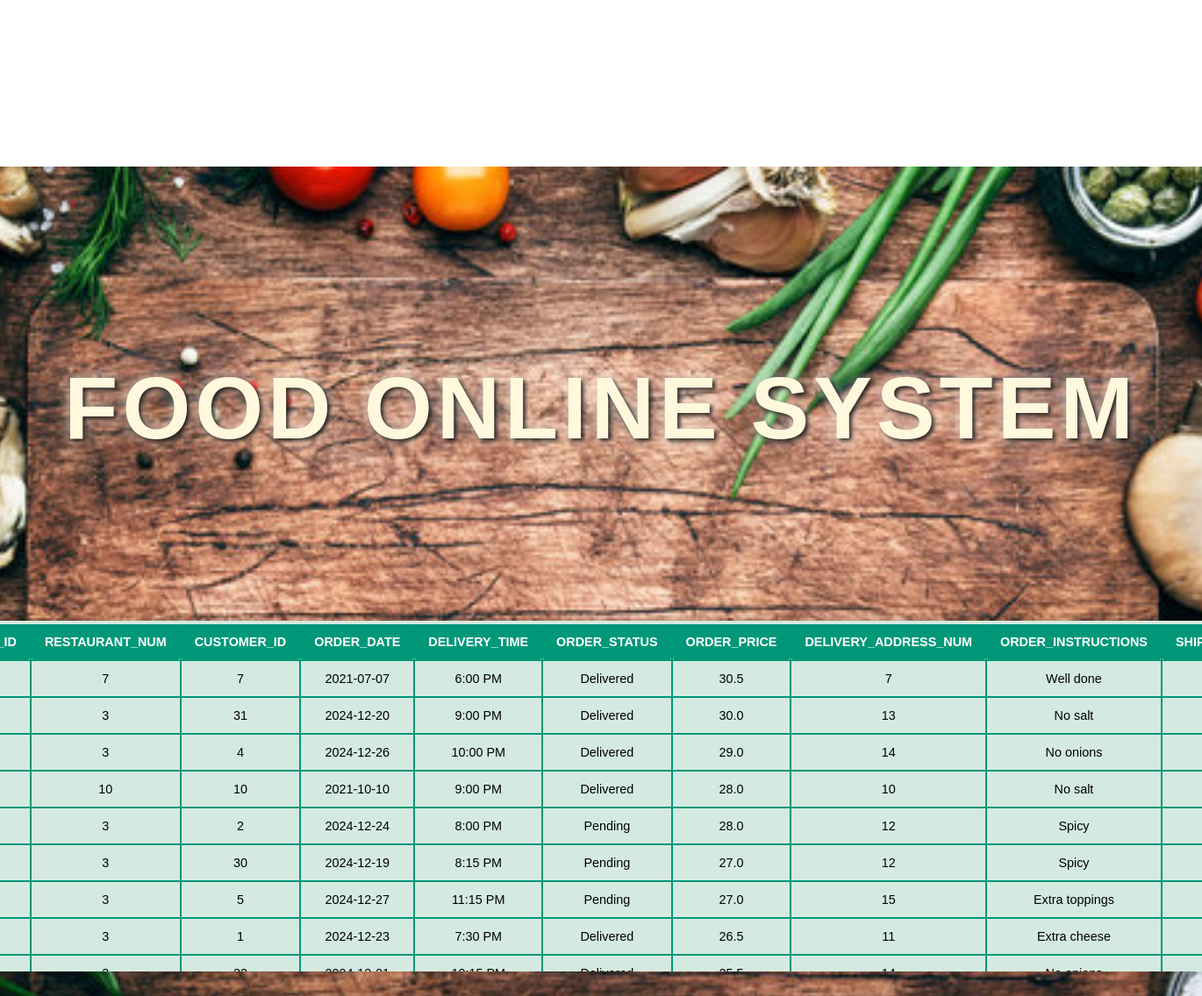
The app's page /query_three.html with its own data.
### tables this page shows
CREATE TABLE ORDERS (
    ORDER_ID INTEGER PRIMARY KEY,
    RESTAURANT_NUM INTEGER,
    CUSTOMER_ID INTEGER,
    ORDER_DATE TEXT,
    DELIVERY_TIME TEXT,
    ORDER_STATUS TEXT,
    ORDER_PRICE REAL,
    DELIVERY_ADDRESS_NUM INTEGER,
    ORDER_INSTRUCTIONS TEXT,
    SHIPPER_ID INTEGER,
    FOREIGN KEY (CUSTOMER_ID) REFERENCES CUSTOMERS(CUSTOMER_ID),
    FOREIGN KEY (SHIPPER_ID) REFERENCES SHIPPERS(SHIPPER_ID),
    FOREIGN KEY (RESTAURANT_NUM) REFERENCES RESTAURANTS(RESTAURANT_NUM),
    FOREIGN KEY (DELIVERY_ADDRESS_NUM) REFERENCES DELIVERY_ADDRESSES(DELIVERY_ADDRESS_NUM)
);

### main.py (the view)
@app.route('/query_three.html')
def query_three():
    query = "SELECT * FROM ORDERS WHERE ORDER_PRICE > (SELECT AVG(ORDER_PRICE) FROM ORDERS)ORDER BY ORDER_PRICE DESC;"
    query_three_columns, query_three_table = reusable(query)
    return render_template("query_three.html", query_three=query_three_table,
                           columns=query_three_columns)

### main.py (called while the page is built)
def reusable(query: str):
    connection = None
    cursor = None
    try:
        connection = sqlite3.connect('food_online_system.db')
        print("Connected Successfully")
        cursor = connection.cursor()
        cursor.execute(query)
        if query.strip().upper().startswith('SELECT'):
            columns = [column[0] for column in cursor.description]
            results = cursor.fetchall()
            return columns, results
        else:
            connection.commit()
            return cursor.rowcount
    except sqlite3.Error as e:
        print(f"SQLite error: {e}")
    finally:
        if cursor:
            cursor.close()
        if connection:
            connection.close()

### templates/query_three.html (shortened to what this page needs)
<!DOCTYPE html>
<html lang="en">
<head>
    <link rel="stylesheet" href="/static/tables.css?v=1">
</head>
<body>
<section>
    <h1>
        Food Online System
    </h1>
    <div class="table-container">
        <table class="table-center">
            <thead>
            <tr>
                {% for column in columns %}
                <th>{{column}}</th>
                {% endfor %}
            </tr>
            </thead>
            <tbody>
            {% for query_row in query_three %}
            <tr>
                {% for query_column in query_row %}
                <td>{{query_column if query_column is not none else "N/A"}}</td>
                {% endfor %}
            </tr>
            {% endfor %}
            </tbody>
        </table>
    </div>
</section>
</body>
</html>

### static/tables.css (style rules this page uses)
.table-center { border-collapse: collapse; font-size: 0.9em; font-family: sans-serif; min-width: 400px; box-shadow: 0 4px 15px rgba(0, 0, 0, 0.5); border: 4px solid #009879; border-radius: 12px; background-color: #d4eae0; max-width: 100%; margin: 100px auto 25px; overflow: hidden; position: relative; opacity: 0; animation: fadeIn 1s forwards, slideUp 0.8s ease-out forwards; }
.table-center::after { content: ''; position: absolute; top: 0; left: 0; right: 0; bottom: 0; z-index: -1; border-radius: 12px; animation: glowing 2s ease-in-out infinite alternate; }
.table-center thead tr { background-color: #009879; color: #ffffff; text-align: left; border-top-left-radius: 12px; border-top-right-radius: 12px; }
.table-center th, .table-center td { padding: 12px 15px; text-align: center; border: 2px solid #009879; border-radius: 6px; }
body { display: flex; justify-content: center; align-items: center; height: 100vh; background: url('images/tables_background.jpg') no-repeat center; background-size: 120%; margin: 0; }
h1 { text-align: center; font-family: Arial, Helvetica, sans-serif; font-size: 100px; font-style: unset; font-weight: 900; color: cornsilk; line-height: 1.2; text-transform: uppercase; letter-spacing: 5px; margin-top: 50px; text-shadow: 3px 3px 5px rgba(0, 0, 0, 0.8), 0 0 15px rgba(255, 255, 255, 0.7); }
.table-container { max-height: 500px; overflow-y: auto; margin: auto; }
.table-center thead { position: sticky; top: 0; z-index: 10; background-color: #009879; color: #ffffff; }

### records on screen
ORDERS: query_column "7" "7" "7", ORDER_DATE "2021-07-07", DELIVERY_TIME "6:00 PM", ORDER_STATUS "Delivered", ORDER_PRICE "30.5", ORDER_INSTRUCTIONS "Well done"
ORDERS: query_column "3" "31" "13", ORDER_DATE "2024-12-20", DELIVERY_TIME "9:00 PM", ORDER_STATUS "Delivered", ORDER_PRICE "30.0", ORDER_INSTRUCTIONS "No salt"
ORDERS: query_column "3" "4" "14", ORDER_DATE "2024-12-26", DELIVERY_TIME "10:00 PM", ORDER_STATUS "Delivered", ORDER_PRICE "29.0", ORDER_INSTRUCTIONS "No onions"
ORDERS: query_column "10" "10" "10", ORDER_DATE "2021-10-10", DELIVERY_TIME "9:00 PM", ORDER_STATUS "Delivered", ORDER_PRICE "28.0", ORDER_INSTRUCTIONS "No salt"
ORDERS: query_column "3" "2" "12", ORDER_DATE "2024-12-24", DELIVERY_TIME "8:00 PM", ORDER_STATUS "Pending", ORDER_PRICE "28.0", ORDER_INSTRUCTIONS "Spicy"
ORDERS: query_column "3" "30" "12", ORDER_DATE "2024-12-19", DELIVERY_TIME "8:15 PM", ORDER_STATUS "Pending", ORDER_PRICE "27.0", ORDER_INSTRUCTIONS "Spicy"
ORDERS: query_column "3" "5" "15", ORDER_DATE "2024-12-27", DELIVERY_TIME "11:15 PM", ORDER_STATUS "Pending", ORDER_PRICE "27.0", ORDER_INSTRUCTIONS "Extra toppings"
ORDERS: query_column "3" "1" "11", ORDER_DATE "2024-12-23", DELIVERY_TIME "7:30 PM", ORDER_STATUS "Delivered", ORDER_PRICE "26.5", ORDER_INSTRUCTIONS "Extra cheese"

### other values on screen
{{ column }} "RESTAURANT_NUM" "CUSTOMER_ID" "ORDER_DATE" "DELIVERY_TIME" "ORDER_STATUS" "ORDER_PRICE" "DELIVERY_ADDRESS_NUM" "ORDER_INSTRUCTIONS"
